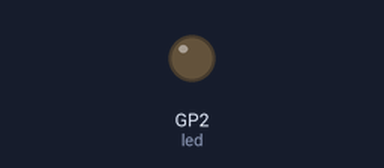
Bench run of a program on a simulated Raspberry Pi Pico running MicroPython. Parts: output pins drawn as LEDs (lit = HIGH). What the program prints to the serial console is not drawn.

Above: at 0.05 s.
At 1.2 s:
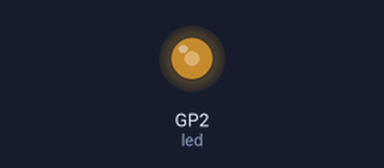
At 1.8 s:
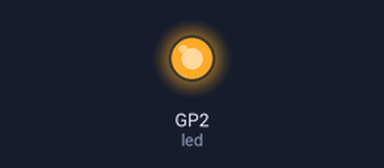
At 2.4 s:
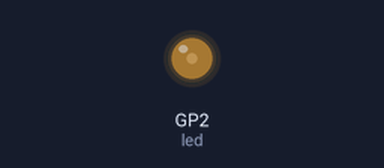
Timing chart, 0 to 7.4 s (numbered marks = the images above):
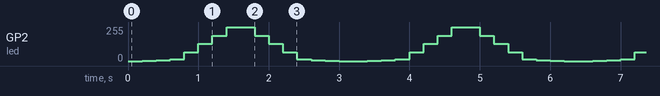

Measured:
- by itself, GP2 (led): repeats every 3.2 s: 6/255 0.20 s, 13/255 0.20 s, 64/255 0.20 s, 128/255 0.20 s, 191/255 0.20 s, 255/255 0.40 s, 191/255 0.20 s, 128/255 0.20 s, 64/255 0.20 s, 13/255 0.20 s, 6/255 0.20 s, 1/255 0.20 s, 0/255 0.40 s, 1/255 0.20 s

The program:

led_fading_pwm.py
```python
from machine import Pin, PWM
from time import sleep

# led_gpio = 25  # Onboard LED of Raspberry Pi Pico without Wifi
led_gpio = 2  # LED at GPIO2
led = Pin(led_gpio)
led_pwm = PWM(led)
led_pwm.freq(500)  # 2 ms = 2000 us = 2000000 ns

print("LED fading...")
led_duty_list = [0,10000, 50000, 100000, 500000, 1000000, 1500000, 2000000]
try:
    while True:
        for duty in led_duty_list:
            led_pwm.duty_ns(duty)
            sleep(0.2)
        for duty in reversed(led_duty_list):
            led_pwm.duty_ns(duty)
            sleep(0.2)
except KeyboardInterrupt:
    print("Program aborted.")
    led_pwm.duty_ns(0)
    led_pwm.deinit()
```
